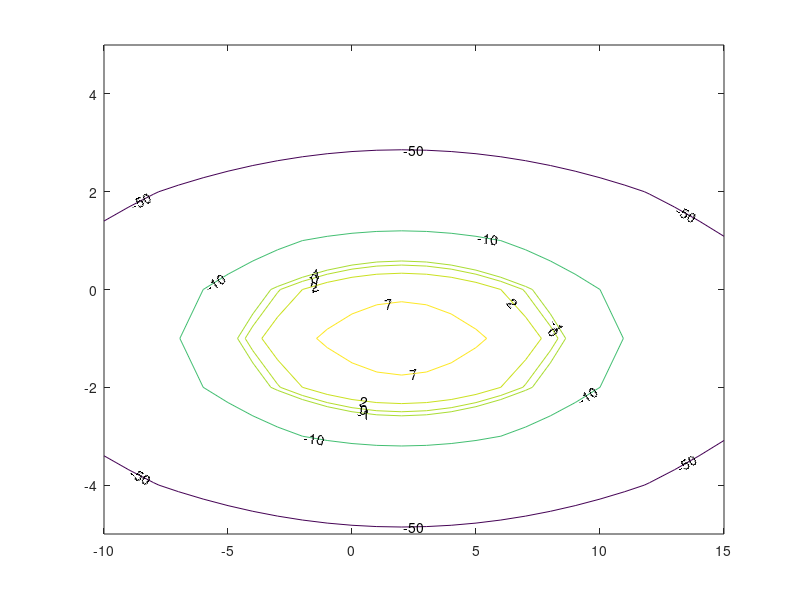

MATLAB code to generate this figure:
h0 = 10; a = 0.25; x0 = 2; b = 4; y0 = -1;
x = linspace(-10,15,26);
y=linspace(-5,5,11);
for ix=1:length(x)
    for iy = 1:length(y)
        xmat(ix,iy) = x(ix);
        ymat(ix,iy) = y(iy);
    end
end

h = h0 - a*(xmat-x0).^2 - b*(ymat-y0).^2;

v = [-50 -10 -1 0 2 7];
contour(xmat,ymat,h,v,'ShowText','on');